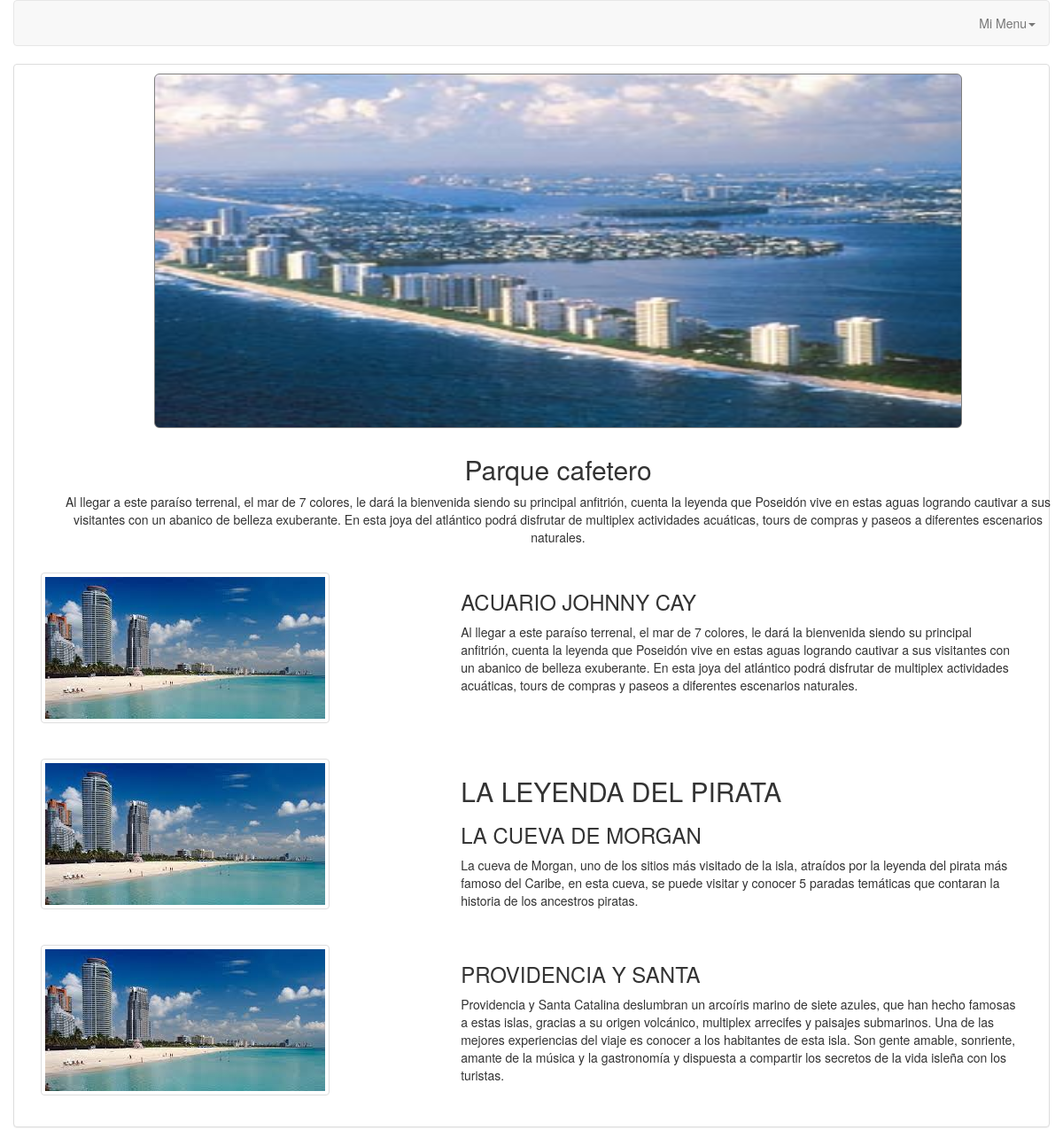
Screenshot of /destinos.php?destinos=152 with the database file from the repository.
### tables this page shows
CREATE TABLE `destinos` (
  `Des_id` int(5) NOT NULL,
  `pais` int(2) NOT NULL,
  `lugar` varchar(30) NOT NULL,
  `descrip` varchar(1000) NOT NULL,
  `precio` decimal(10,0) NOT NULL
);

CREATE TABLE `fotos` (
  `Foto_id` int(5) NOT NULL,
  `Foto1` varchar(50) NOT NULL,
  `Foto2` varchar(50) DEFAULT NULL,
  `id_desti` int(5) NOT NULL
);

CREATE TABLE `lugares` (
  `Luga_Id` int(10) NOT NULL,
  `Luga_title` varchar(20) NOT NULL,
  `Luga_sub_title` varchar(50) NOT NULL,
  `Luga_descri` varchar(1000) NOT NULL,
  `Foto` varchar(50) NOT NULL,
  `id_desti` int(5) NOT NULL
);

### Model/Destinos.php (called while the page is built, shortened)
<?php
  include_once $_SERVER['DOCUMENT_ROOT']."/logistica/controller/conectar.php";
  class Destinos extends Conectar{
  	function Get_destino($id){
  		$sql = 'SELECT des.pais,des.lugar,des.descrip,fo.Foto1,fo.Foto2,des.precio
  				FROM destinos des
  				INNER JOIN fotos fo ON fo.id_desti = des.Des_id
  				WHERE Des_id ='.$id;
  		$response = parent::consultas($sql);
  		return $response;
  	}
  }
?>

### controller/conectar.php (called while the page is built, shortened)
<?php
  class Conectar{
        public $host;
        public $user;
        public $pass;
        public $mysqli;
        public $db;
        public function __construct($user,$pass){
                $this->host = "localhost";
                $this->user = $user;
                $this->pass = $pass;
                $this->db = "logistica_";
        }
        public function connect(){
           return $this->mysqli = new mysqli($this->host, $this->user, $this->pass, $this->db);
        }
        public function consultas($sql){
           if($this->connect()){
              if($result = $this->mysqli->query($sql)){
                    if($result->num_rows == 1){
                        $row = $result->fetch_array(MYSQL_NUM);
                        return $row;
                    }elseif($result->num_rows > 1){
                      while($row = $result->fetch_array(MYSQL_NUM)){
                        $array_[] = $row;
                      }
                      return $array_;
                    }else{
                      return null;
                    }
              }
           }
        }
}
?>

### Model/Lugares.php (called while the page is built, shortened)
<?php
   include_once $_SERVER['DOCUMENT_ROOT']."/logistica/controller/conectar.php";
  class Lugares extends Conectar{
  	function Get_lugares($id){
  		$sql = "SELECT Luga_Id,Luga_sub_title,Luga_title,Luga_descri,Foto
  				FROM lugares
  				WHERE id_desti = ".$id;
  		$response = parent::consultas($sql);
  		return $response;
  	}
  }
?>

### destinos.php (the view, shortened to what this page needs)
<!DOCTYPE html>
<html>
<head>
	<link rel="stylesheet" href="https://maxcdn.bootstrapcdn.com/bootstrap/3.3.6/css/bootstrap.min.css">
	<link rel="stylesheet" href="css/fileinput.css">
    <?php
      if(isset($_GET['destinos'])){
        include_once $_SERVER['DOCUMENT_ROOT']."/logistica/Model/Destinos.php";
        include_once $_SERVER['DOCUMENT_ROOT']."/logistica/Model/Lugares.php";
        $id_desti = $_GET['destinos'];
        $destino =  new Destinos();
        $lugares = new Lugares();
        $response_desti = $destino->Get_destino($id_desti);
        $response_lugar = $lugares->Get_lugares($id_desti);
        if(isset($response_desti)){
          $cabecera = '
            <div class="container">
                <div class="jumbotron" style="background-image: url(img/'.$response_desti[4].');background-size: 100% 100%; background-repeat: no-repeat;
    background-size: length;">
                </div>
                <h2 style="text-align:center">
                  '.$response_desti[1].'
                </h2>
                <p style="text-align:center">
                   '.$response_desti[2].'
                </p>
            </div>';
        }
        if(isset($response_lugar)){
          if(is_array($response_lugar[0])){
           foreach($response_lugar as $key=>$val){
            $var[] = '<br>
            <div class="row">
              <div class="col-md-5 col-sm-12 col-xs-12 col-lg-5">
               <img class="thumbnail"  src="img/'.$val[4].'"/>
              </div>
              <div class="col-md-7 col-sm-12 col-xs-12 col-lg-7">
               <h2>
                '.$val[1].'
               </h2>
               <h3>
                '.$val[2].'
               </h3>
               <p >
                 '.$val[3].'
               </p>
              </div>
            </div>';
           }
          }
        }
      }
    ?>
</head>
<body>
 <div class="container-fluid">
     <nav class="navbar navbar-default" role="navigation">
				<div class="navbar-header">
					 <a class="navbar-brand" href="#"></a>
				</div>
				<div class="collapse navbar-collapse" id="bs-example-navbar-collapse-1">
					<ul class="nav navbar-nav navbar-right">
						<li class="dropdown">
							 <a href="#" class="dropdown-toggle" data-toggle="dropdown">Mi Menu<strong class="caret"></strong></a>
						</li>
					</ul>
				</div>
			</nav>
 </div>
 <div class="container">
		<div class="col-md-12">
		  <?php
       if(isset($cabecera)){
        echo $cabecera;
       }
			?>
		</div>
	<div class="row">
			 <div class="panel panel-default">
				<div id="contenido" class="panel-body">
					<div class="col-md-12">
            <?php
             if(isset($var)){
              if(count($var) > 1){
               foreach($var as $val){
                echo $val;
               }
              }else{
                echo $var;
              }
             }
            ?>
          </div>
				</div>
			 </div>
	</div>
</div>
</body>
</html>

### destinos.php (style rules this page uses)
.jumbotron { width: 80%; height: 400px; border-width: 1px; border-style: solid; border-color: #7F7F7F; margin-left: 10%; margin-top: 1%; position: relative; }

### rows the page displays
destinos: fotos.Foto2 (picture), lugar "Parque cafetero", descrip "Al llegar a este paraíso terrenal, el mar de 7 colores, le dará la bienvenida siendo su principal anfitrión, cuenta la leyenda que Poseidón vive en estas aguas logrando cautivar a sus visitantes con un abanico de belleza exuberante. En esta joya del atlántico podrá disfrutar de multiplex actividades acuáticas, tours de compras y paseos a diferentes escenarios naturales."
lugares: Foto (picture), Luga_title "ACUARIO JOHNNY CAY", Luga_descri "Al llegar a este paraíso terrenal, el mar de 7 colores, le dará la bienvenida siendo su principal anfitrión, cuenta la leyenda que Poseidón vive en estas aguas logrando cautivar a sus visitantes con un abanico de belleza exuberante. En esta joya del atlántico podrá disfrutar de multiplex actividades acuáticas, tours de compras y paseos a diferentes escenarios naturales."
lugares: Foto (picture), Luga_sub_title "LA LEYENDA DEL PIRATA", Luga_title "LA CUEVA DE MORGAN", Luga_descri "La cueva de Morgan, uno de los sitios más visitado de la isla, atraídos por la leyenda del pirata más famoso del Caribe, en esta cueva, se puede visitar y conocer 5 paradas temáticas que contaran la historia de los ancestros piratas."
lugares: Foto (picture), Luga_title "PROVIDENCIA Y SANTA", Luga_descri "Providencia y Santa Catalina deslumbran un arcoíris marino de siete azules, que han hecho famosas a estas islas, gracias a su origen volcánico, multiplex arrecifes y paisajes submarinos. Una de las mejores experiencias del viaje es conocer a los habitantes de esta isla. Son gente amable, sonriente, amante de la música y la gastronomía y dispuesta a compartir los secretos de la vida isleña con los turistas."
